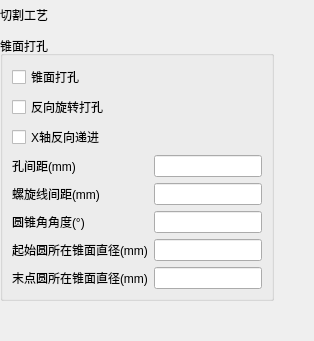
        <widget class="QWidget" name="page_Craft">
         <layout class="QVBoxLayout" name="verticalLayout_3">
          <property name="leftMargin">
           <number>0</number>
          </property>
          <property name="topMargin">
           <number>0</number>
          </property>
          <property name="rightMargin">
           <number>0</number>
          </property>
          <property name="bottomMargin">
           <number>0</number>
          </property>
          <item>
           <layout class="QHBoxLayout" name="horizontalLayout_5">
            <item>
             <widget class="QLabel" name="label_187">
              <property name="minimumSize">
               <size>
                <width>0</width>
                <height>30</height>
               </size>
              </property>
              <property name="maximumSize">
               <size>
                <width>16777215</width>
                <height>30</height>
               </size>
              </property>
              <property name="text">
               <string>切割工艺</string>
              </property>
             </widget>
            </item>
            <item>
             <spacer name="horizontalSpacer_10">
              <property name="orientation">
               <enum>Qt::Horizontal</enum>
              </property>
              <property name="sizeHint" stdset="0">
               <size>
                <width>40</width>
                <height>20</height>
               </size>
              </property>
             </spacer>
            </item>
           </layout>
          </item>
          <item>
           <layout class="QGridLayout" name="gridLayout_30">
            <item row="0" column="0">
             <widget class="QGroupBox" name="groupBox_ConeCutting">
              <property name="title">
               <string>锥面打孔</string>
              </property>
              <layout class="QFormLayout" name="formLayout_5">
               <property name="fieldGrowthPolicy">
                <enum>QFormLayout::AllNonFixedFieldsGrow</enum>
               </property>
               <item row="0" column="0">
                <widget class="QCheckBox" name="checkBox_ConeCutting_ConeCutting">
                 <property name="minimumSize">
                  <size>
                   <width>0</width>
                   <height>20</height>
                  </size>
                 </property>
                 <property name="text">
                  <string>锥面打孔</string>
                 </property>
                </widget>
               </item>
               <item row="3" column="0">
                <widget class="QLabel" name="label_100">
                 <property name="text">
                  <string>孔间距(mm)</string>
                 </property>
                </widget>
               </item>
               <item row="3" column="1">
                <widget class="QLineEdit" name="lineEdit_ConeCutting_CircleSpacing"/>
               </item>
               <item row="4" column="0">
                <widget class="QLabel" name="label_101">
                 <property name="text">
                  <string>螺旋线间距(mm)</string>
                 </property>
                </widget>
               </item>
               <item row="4" column="1">
                <widget class="QLineEdit" name="lineEdit_ConeCutting_LineSpacing"/>
               </item>
               <item row="5" column="0">
                <widget class="QLabel" name="label_99">
                 <property name="text">
                  <string>圆锥角角度(°)</string>
                 </property>
                </widget>
               </item>
               <item row="5" column="1">
                <widget class="QLineEdit" name="lineEdit_ConeCutting_ConeAngle"/>
               </item>
               <item row="6" column="0">
                <widget class="QLabel" name="label_102">
                 <property name="text">
                  <string>起始圆所在锥面直径(mm)</string>
                 </property>
                </widget>
               </item>
               <item row="6" column="1">
                <widget class="QLineEdit" name="lineEdit_ConeCutting_ConeDiamStart"/>
               </item>
               <item row="7" column="0">
                <widget class="QLabel" name="label_103">
                 <property name="text">
                  <string>末点圆所在锥面直径(mm)</string>
                 </property>
                </widget>
               </item>
               <item row="7" column="1">
                <widget class="QLineEdit" name="lineEdit_ConeCutting_ConeDiamEnd"/>
               </item>
               <item row="1" column="0">
                <widget class="QCheckBox" name="checkBox_ConeCutting_AntiClockWise">
                 <property name="minimumSize">
                  <size>
                   <width>0</width>
                   <height>20</height>
                  </size>
                 </property>
                 <property name="text">
                  <string>反向旋转打孔</string>
                 </property>
                </widget>
               </item>
               <item row="2" column="0">
                <widget class="QCheckBox" name="checkBox_ConeCutting_OppositeDirectionX">
                 <property name="minimumSize">
                  <size>
                   <width>0</width>
                   <height>20</height>
                  </size>
                 </property>
                 <property name="text">
                  <string>X轴反向递进</string>
                 </property>
                </widget>
               </item>
              </layout>
             </widget>
            </item>
            <item row="1" column="1">
             <spacer name="verticalSpacer_2">
              <property name="orientation">
               <enum>Qt::Vertical</enum>
              </property>
              <property name="sizeHint" stdset="0">
               <size>
                <width>20</width>
                <height>40</height>
               </size>
              </property>
             </spacer>
            </item>
            <item row="0" column="1">
             <spacer name="horizontalSpacer_11">
              <property name="orientation">
               <enum>Qt::Horizontal</enum>
              </property>
              <property name="sizeHint" stdset="0">
               <size>
                <width>40</width>
                <height>20</height>
               </size>
              </property>
             </spacer>
            </item>
           </layout>
          </item>
         </layout>
        </widget>
